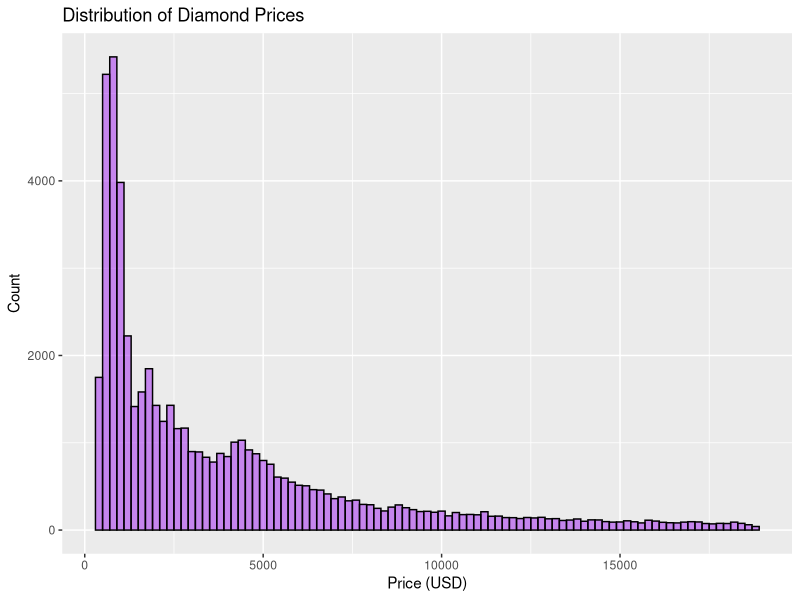
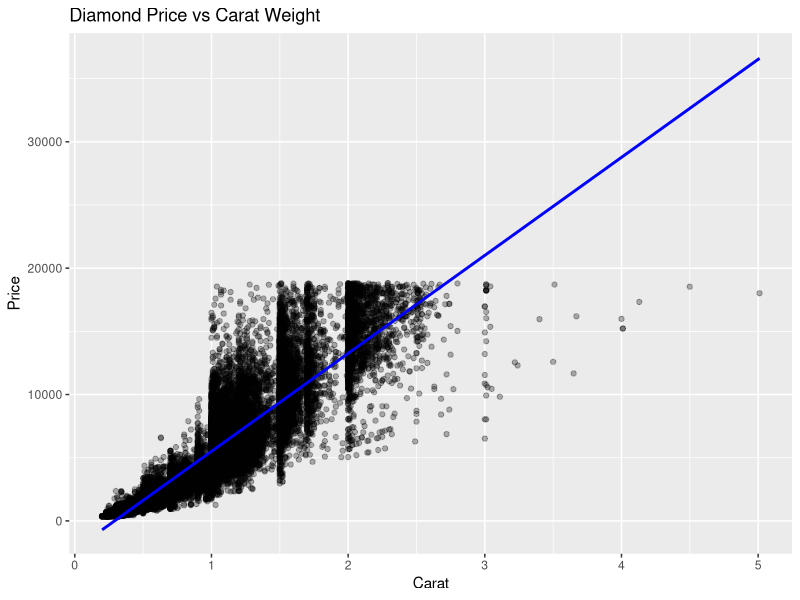

Source code (R) for these figures, in order:
## ---- chunk 1
library(ggplot2)
data(diamonds)
head(diamonds)
summary(diamonds)
?diamonds
## ---- chunk 2
ggplot(diamonds, aes(x = price)) +
  geom_histogram(binwidth = 200, fill = "purple",color = "black", alpha = 0.5) +
  labs(title = "Distribution of Diamond Prices", x = "Price (USD)", y = "Count")
##this graph shows a right-skewed distribution, with most diamond prices falling below $5000. 
## ---- chunk 3
cor(diamonds[, c("price", "carat", "depth", "table", "x", "y", "z")])

## ---- chunk 4
ggplot(diamonds, aes(x = carat, y = price)) +
  geom_point(alpha = 0.3) +
  geom_smooth(method = "lm", col = "blue") +
  labs(title = "Diamond Price vs Carat Weight", x = "Carat", y = "Price")

## ---- chunk 5
Price_Carat <- lm(price ~ carat, data=diamonds)
summary (Price_Carat)
summary(Price_Carat)$r.squared
#intercept -2256.36
#slope 7756.43 
# price  = 7756.43 carat -2256.36
#r squared = 0.8493305
# slope 7756.43 . This means that for every 1 unit increase in carat weight, the price of the diamond increases by $7756.43 on average.
# intercept -2256.36. This represents the predicted price of a diamond when carat = 0. However, since diamonds with zero carat weight do not exist, this value is not meaningful in practice. 
# r squared = 0.8493305. means that approximately 84.93% of the variance in diamond prices is explained by the carat variable alone. 

